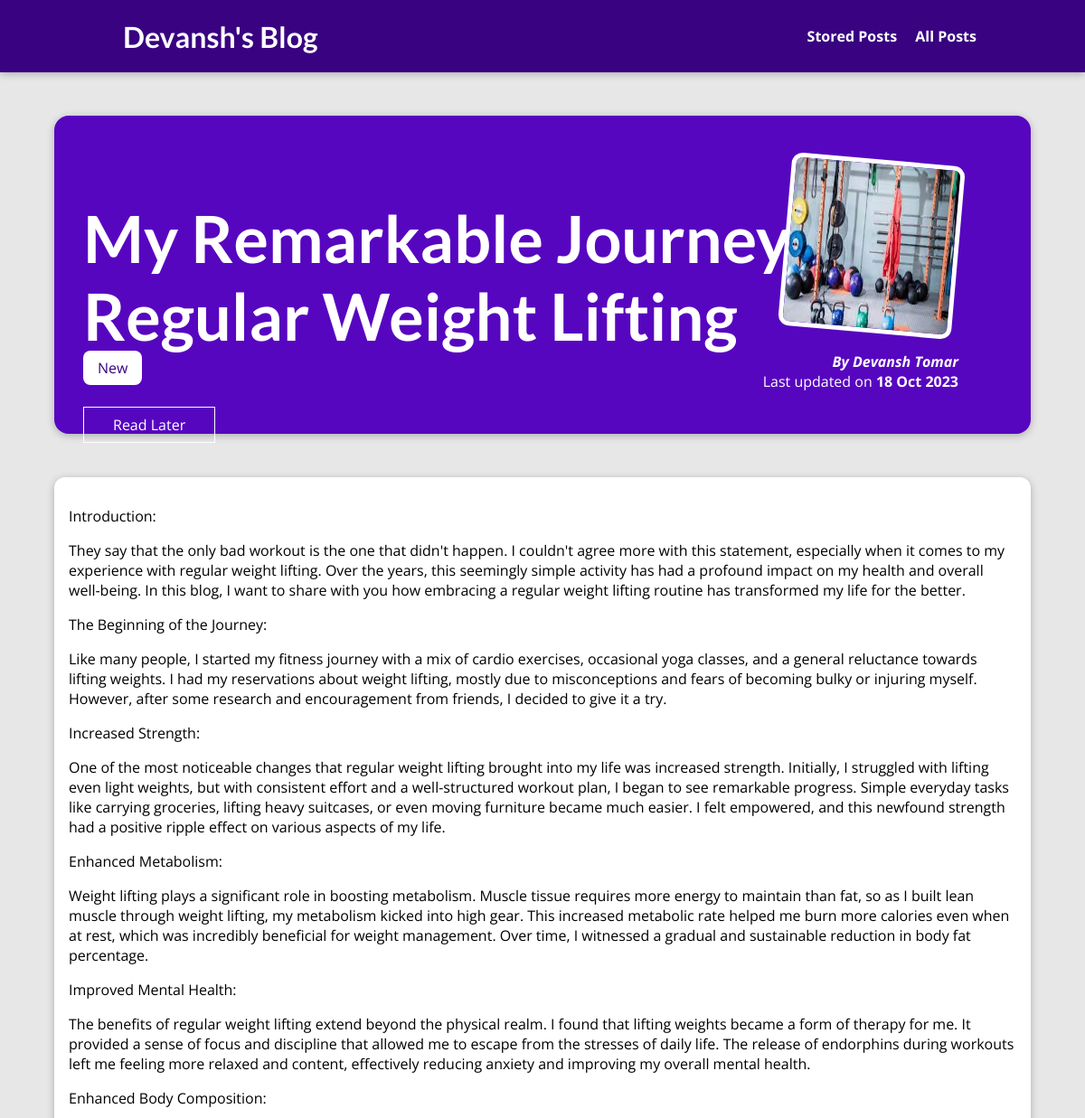
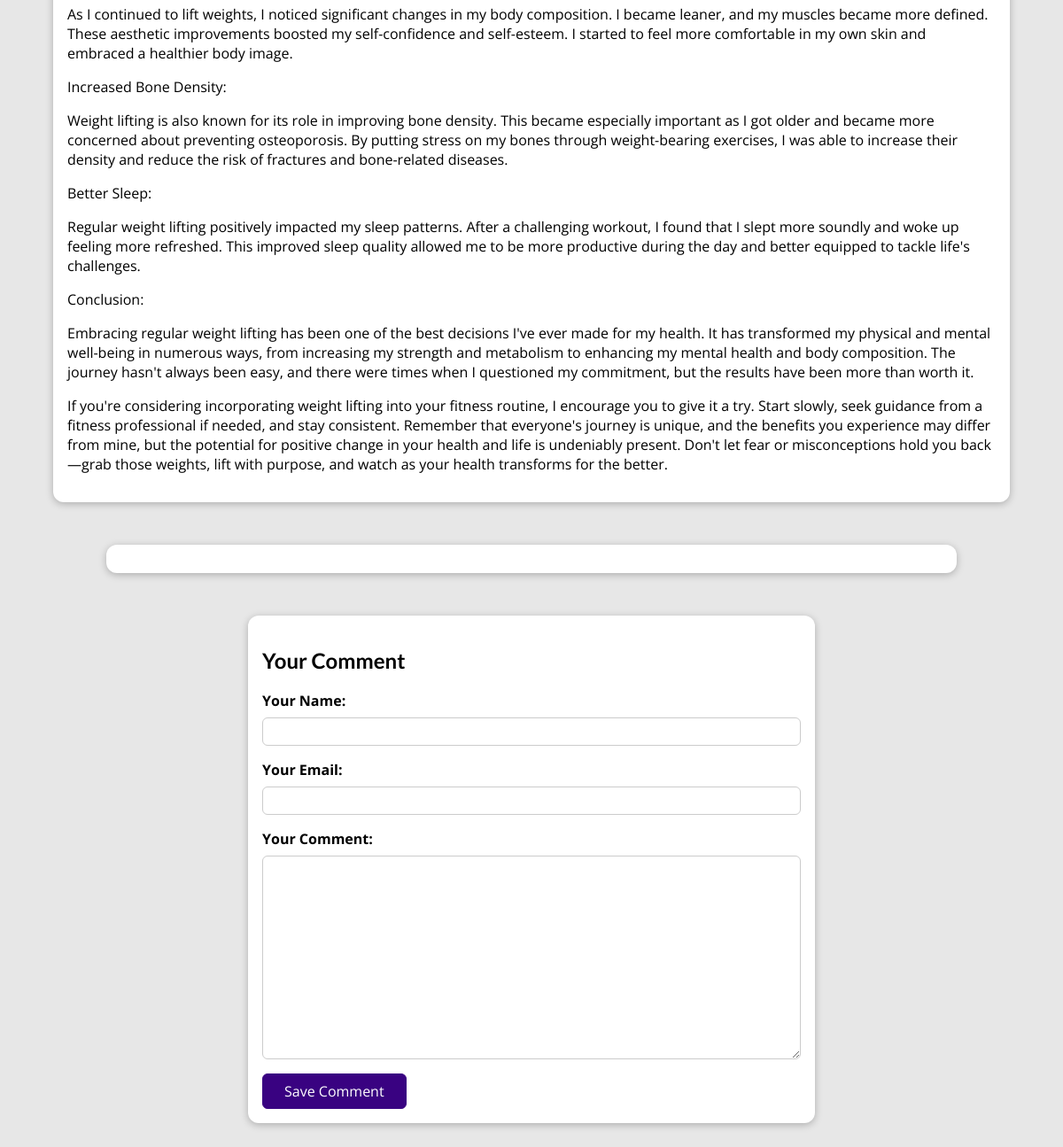
Screenshot of /posts/my-remarkable-journey-of-regular-weight-lifting with the database file from the repository (2 pictures, top to bottom).
### blog/models.py (models this page shows, shortened)
class Post(models.Model):
    title = models.CharField(max_length=150)
    excerpt = models.CharField(max_length=200)
    image = models.ImageField(upload_to="posts", null=True)
    date = models.DateField(auto_now=True)
    slug = models.SlugField(unique=True, db_index=True)
    content = models.TextField(validators=[MinLengthValidator(10)])
    author = models.ForeignKey(
        Author, on_delete=models.SET_NULL, null=True, related_name="posts")
    tags = models.ManyToManyField(Tag)

class Tag(models.Model):
    caption = models.CharField(max_length=20)

class Author(models.Model):
    first_name = models.CharField(max_length=100)
    last_name = models.CharField(max_length=100)
    email_address = models.EmailField()
    def full_name(self):
        return f"{self.first_name} {self.last_name}"
    def __str__(self):
        return self.full_name()

### blog/views.py (the view, shortened to what this page needs)
# urls.py: path("posts/<slug:slug>", views.SinglePostView.as_view(),
class SinglePostView(View):
    def is_stored_post(self, request, post_id):
        stored_posts = request.session.get("stored_posts")
        if stored_posts is not None:
          is_saved_for_later = post_id in stored_posts
        else:
          is_saved_for_later = False
        return is_saved_for_later
    def get(self, request, slug):
        post = Post.objects.get(slug=slug)
        context = {
            "post": post,
            "post_tags": post.tags.all(),
            "comment_form": CommentForm(),
            "comments": post.comments.all().order_by("-id"),
            "saved_for_later": self.is_stored_post(request, post.id)
        }
        return render(request, "blog/post-detail.html", context)

### blog/forms.py
class CommentForm(forms.ModelForm):
    class Meta:
        model = Comment
        exclude = ["post"]
        labels = {
          "user_name": "Your Name",
          "user_email": "Your Email",
          "text": "Your Comment"
        }

### blog/templates/blog/post-detail.html (shortened to what this page needs)
{% extends "base.html" %}
{% load static %}
{% block css_files %}
<link rel="stylesheet" href="{% static "blog/post-detail.css" %}" />
{% endblock %}
{% block content %}
<section id="summary">
  <h2>{{ post.title }}</h2>
  <div>
    {% for tag in post_tags %}
      <span class="tag">{{ tag.caption }}</span>
    {% endfor %}
  </div>
  <div id="read-later">
    <form action="{% url "read-later" %}" method="POST">
      <button>
        {% if saved_for_later %}
          Remove from "Read Later" List
        {% else %}
          Read Later
        {% endif %}
      </button>
    </form>
  </div>
  <article>
    <img src="{{ post.image.url }}" alt="{{ post.title }}" />
    <address>By <a href="mailto:{{ post.author.email_address }}">{{ post.author }}</a></address>
    <div>Last updated on <time>{{ post.date|date:"d M Y" }}</time></div>
  </article>
</section>
<main>
  {{ post.content|linebreaks }}
</main>
<section id="comments">
</section>
<section id="comment-form">
  <h2>Your Comment</h2>
  <form action="{% url "post-detail-page" post.slug %}" method="POST">
    {% for form_field in comment_form %}
      <div class="form-control {% if form_field.errors %}invalid{% endif %}">
        {{ form_field.label_tag }}
        {{ form_field }}
      </div>
    {% endfor %}
    <button>Save Comment</button>
  </form>
</section>
{% endblock %}

### templates/base.html (shortened to what this page needs)
{% load static %}
<!DOCTYPE html>
<html lang="en">
<head>
  <link rel="stylesheet" href="{% static "app.css" %}">
  {% block css_files %}{% endblock %}
</head>
<body>
  <header id="main-navigation">
    <h1><a href="{% url "starting-page" %}">Devansh's Blog</a></h1>
    <nav>
      <a href="{% url "read-later" %}">Stored Posts</a>
      <a href="{% url "posts-page" %}">All Posts</a>
    </nav>
  </header>
  {% block content %}
  {% endblock %}
</body>
</html>

### static/app.css (style rules this page uses)
* { box-sizing: border-box; }
html { font-family: 'Open Sans', 'Lato', sans-serif; }
body { margin: 0; }
h1, h2, h3 { font-family: 'Lato', sans-serif; font-weight: bold; }
#main-navigation { width: 100%; height: 5rem; display: flex; justify-content: space-between; align-items: center; padding: 0 10%; position: absolute; top: 0; left: 0; }
#main-navigation a { text-decoration: none; color: white; font-weight: bold; margin-left: 1rem; }

### blog/static/blog/post-detail.css (style rules this page uses)
body { background-color: #e7e7e7; }
#main-navigation { background-color: #390281; box-shadow: 0 2px 8px rgba(0, 0, 0, 0.25); }
#summary { margin: 8rem auto 3rem auto; padding: 2rem; width: 90%; max-width: 90rem; border-radius: 16px; background-color: #5706c0; position: relative; box-shadow: 0 2px 8px rgba(0, 0, 0, 0.25); height: 22rem; }
#summary h2 { color: white; font-size: 4.5rem; margin-bottom: 0.25rem; }
#summary article { position: absolute; top: 2rem; right: 3rem; padding: 1rem 2rem; border-radius: 12px; text-align: right; color: white; }
#summary article img { width: 12rem; height: 12rem; border-radius: 12px; transform: rotateZ(5deg); border: 5px solid white; margin-bottom: 1rem; }
#summary address { font-weight: bold; }
#summary a { color: white; text-decoration: none; }
#summary time { font-weight: bold; }
#read-later { margin: 2rem 0; }
#read-later button { background-color: transparent; border: 1px solid white; padding: 0.5rem 2rem; font: inherit; color: white; cursor: pointer; }
main { width: 90%; max-width: 90rem; margin: 3rem auto; background-color: white; padding: 1rem; border-radius: 12px; box-shadow: 0 2px 8px rgba(0, 0, 0, 0.25); }
.tag { background-color: white; color: #390281; padding: 0.5rem 1rem; border-radius: 8px; }
#comment-form { margin: 3rem auto; width: 90%; max-width: 40rem; border-radius: 12px; background-color: white; box-shadow: 0 2px 8px rgba(0, 0, 0, 0.25); padding: 1rem; }
#comment-form button { font: inherit; background-color: #390281; color: white; border: 1px solid #390281; padding: 0.5rem 1.5rem; border-radius: 6px; cursor: pointer; }
.form-control { margin-bottom: 1rem; }
.form-control label { font-weight: bold; margin-bottom: 0.5rem; display: block; }
.form-control input, .form-control textarea { display: block; width: 100%; font: inherit; padding: 0.25rem; border-radius: 6px; border: 1px solid #ccc; }
#comments { margin: 3rem auto; width: 90%; max-width: 60rem; border-radius: 12px; background-color: white; box-shadow: 0 2px 8px rgba(0, 0, 0, 0.25); padding: 1rem 2rem; }

### rows the page displays
Post: title "My Remarkable Journey of Regular Weight Lifting", image (picture), author "Devansh Tomar", date "18 Oct 2023", content "Introduction: They say that the only bad workout is the one that didn't happen. I couldn't agree more with this statement, especially when it comes to my experience with regular weight lifting. Over the years, this seemingly simple activity has had a profound impact on my health and overall well-being. In this blog, I want to share with you how embracing a regular weight lifting routine has transformed my life for the better. The Beginning of the Journey: Like many people, I started my fitness journey with a mix of cardio exercises, occasional yoga classes, and a general reluctance towards lifting weights. I had my reservations about weight lifting, mostly due to misconceptions and fears of…"
Tag: caption "New"
